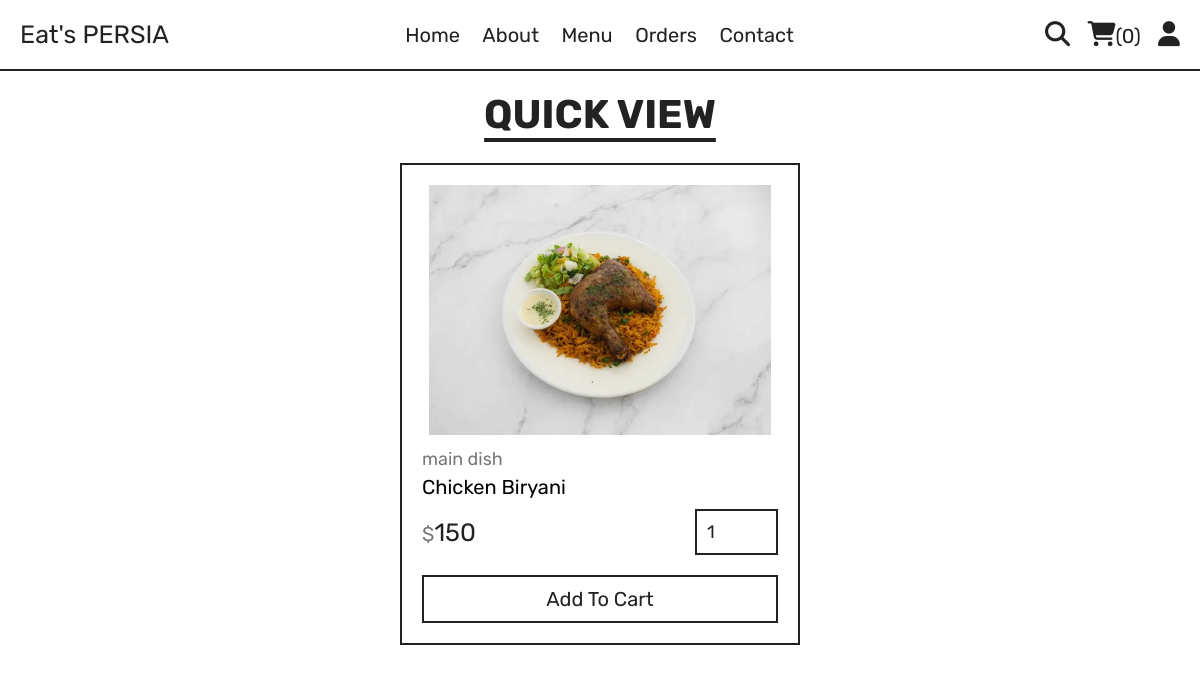
/quick_view.php?pid=4, run on the app's committed database.
### tables this page shows
CREATE TABLE `products` (
  `id` int(100) NOT NULL,
  `name` varchar(100) NOT NULL,
  `category` varchar(100) NOT NULL,
  `price` int(10) NOT NULL,
  `image` varchar(100) NOT NULL
);

### quick_view.php (the view, shortened to what this page needs)
<?php
include 'components/connect.php';
?>
<!DOCTYPE html>
<html lang="en">
<head>
   <link rel="stylesheet" href="https://cdnjs.cloudflare.com/ajax/libs/font-awesome/6.1.1/css/all.min.css">
   <link rel="stylesheet" href="css/style.css">
</head>
<body>
<?php include 'components/user_header.php'; ?>
<section class="quick-view">
   <h1 class="title">quick view</h1>
   <?php
      $pid = $_GET['pid'];
      $select_products = $conn->prepare("SELECT * FROM `products` WHERE id = ?");
      $select_products->execute([$pid]);
      if($select_products->rowCount() > 0){
         while($fetch_products = $select_products->fetch(PDO::FETCH_ASSOC)){
   ?>
   <form action="" method="post" class="box">
      <img src="uploaded_img/<?= $fetch_products['image']; ?>" alt="">
      <a href="category.php?category=<?= $fetch_products['category']; ?>" class="cat"><?= $fetch_products['category']; ?></a>
      <div class="name"><?= $fetch_products['name']; ?></div>
      <div class="flex">
         <div class="price"><span>$</span><?= $fetch_products['price']; ?></div>
         <input type="number" name="qty" class="qty" min="1" max="99" value="1" maxlength="2">
      </div>
      <button type="submit" name="add_to_cart" class="cart-btn">add to cart</button>
   </form>
   <?php
         }
      }else{
         echo '<p class="empty">no products added yet!</p>';
      }
   ?>
</section>
</body>
</html>

### css/style.css (style rules this page uses)
:root { --yellow:#fed330; --red:#e74c3c; --white:#fff; --black:#222; --light-color:#777; --border:.2rem solid var(--black); }
* { font-family: 'Rubik', sans-serif; margin:0; padding:0; box-sizing: border-box; outline: none; border: none; text-decoration: none; }
html { font-size: 62.5%; overflow-x: hidden; scroll-behavior: smooth; stop-opacity: 7rem; }
section { margin:0 auto; max-width: 1200px; padding:2rem; }
.title { text-align: center; margin-bottom: 2.5rem; font-size: 4rem; color:var(--black); text-transform: uppercase; text-decoration: underline; text-underline-offset: 1rem; }
.quick-view form { max-width: 40rem; padding:2rem; border:var(--border); position: relative; margin:0 auto; }
.quick-view form img { height: 25rem; width: 100%; object-fit: contain; margin-bottom: 1rem; }
.quick-view form .cat { font-size: 1.8rem; color:var(--light-color); }
.quick-view form .name { font-size: 2rem; margin:.5rem 0; }
.quick-view form .flex { display: flex; justify-content: space-between; align-items: center; gap:1.5rem; margin:1rem 0; }
.quick-view form .flex .price { font-size: 2.5rem; color:var(--black); }
.quick-view form .flex .price span { font-size: 2rem; color:var(--light-color); }
.quick-view form .flex .qty { border:var(--border); padding:1rem; font-size: 1.8rem; color:var(--black); }
.quick-view form .cart-btn { width: 100%; padding:1rem 3rem; text-align: center; border:var(--border); font-size: 2rem; color:var(--black); cursor: pointer; text-transform: capitalize; background: none; margin-top: 1rem; }

### data on the page
products: image (picture), category "main dish", name "Chicken Biryani", price "150"

### other printed values
$total_cart_items "0"
